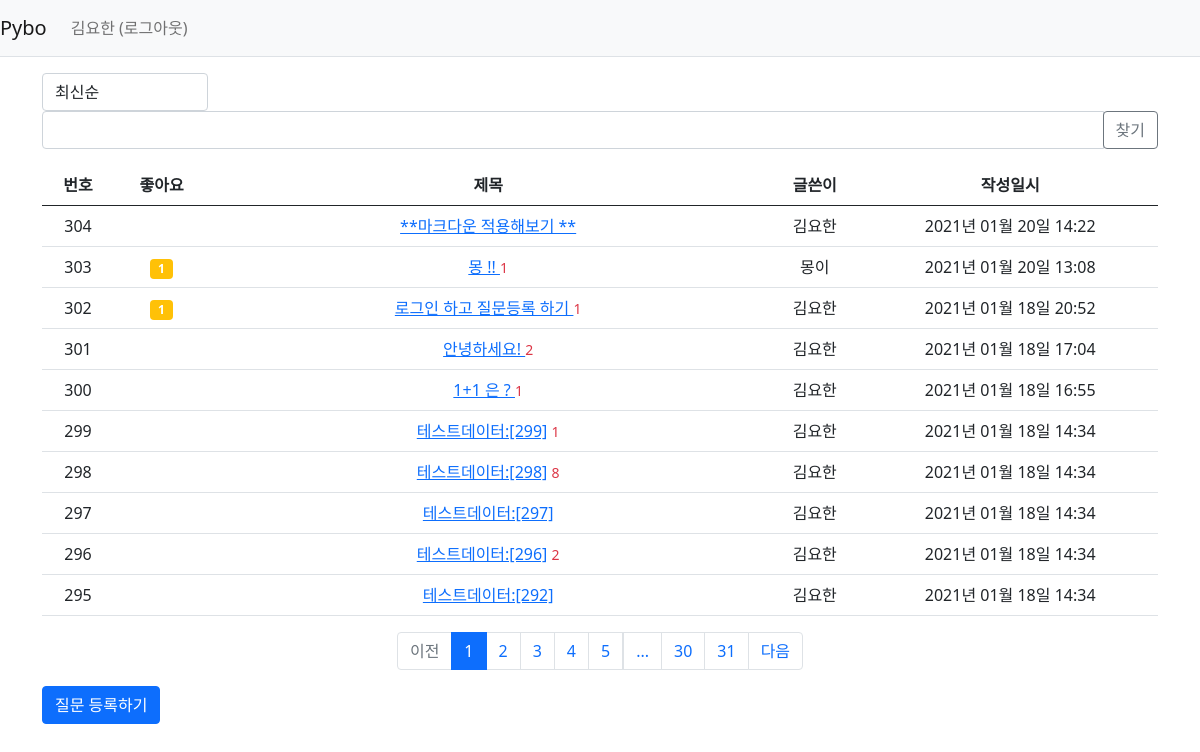
/question/list/ (signed in), run on the app's committed database.
### pybo/models.py (models this page shows)
class User(db.Model):
    id = db.Column(db.Integer, primary_key=True)
    username = db.Column(db.String(150), unique=True, nullable=False)
    password = db.Column(db.String(200), nullable=False)
    email = db.Column(db.String(120), unique=True, nullable=False)

class Question(db.Model):
    id = db.Column(db.Integer, primary_key=True)
    subject = db.Column(db.String(200), nullable=False)
    content = db.Column(db.Text(), nullable=False) # 글자수 제한없음 Text
    create_date = db.Column(db.DateTime(), nullable=False)
    user_id = db.Column(db.Integer, db.ForeignKey(
        'user.id', ondelete='CASCADE'), nullable=False) # server_default='1')
    user = db.relationship('User', backref=db.backref('question_set'))
    modify_date = db.Column(db.DateTime(), nullable=True)
    voter = db.relationship('User', secondary=question_voter, backref=db.backref('question_voter_set'))

### pybo/views/question_views.py (the view, shortened to what this page needs)
@bp.route('/list/')
def _list():
    page = request.args.get('page', type=int, default=1)
    kw = request.args.get('kw', type=str, default='')
    so = request.args.get('so', type=str)
    if so == 'recommend':
        sub_query = db.session.query(
            question_voter.c.question_id, func.count('*').label('num_voter'))\
            .group_by(question_voter.c.question_id).subquery()
        question_list = Question.query \
            .outerjoin(sub_query, Question.id == sub_query.c.question_id)\
            .order_by(sub_query.c.num_voter.desc(), Question.create_date.desc())
    else:
        question_list = Question.query.order_by(Question.create_date.desc())
    question_list = question_list.paginate(page, per_page=10)
    return render_template('questions/question_list.html',
                           question_list=question_list, page=page, kw=kw, so=so)

### pybo/filter.py (called while the page is built)
def format_datetime(value, fmt='%Y년 %m월 %d일 %H:%M'):
    return value.strftime(fmt)

### pybo/views/auth_views.py (called while the page is built)
@bp.before_app_request
def load_logged_in_user():
    user_id = session.get('user_id')
    if user_id is None:
        g.user = None
    else:
        g.user = User.query.get(user_id)

### pybo/templates/questions/question_list.html (shortened to what this page needs)
{% extends 'base.html' %}
{% block content %}
<div class="container my-3">
    <div class="row justify-content-between my-3">
        <div class="col-2">
            <select class="form-control so">
                <option value="recent" {% if so=='recent' %}selected{% endif %}> 최신순</option>
            </select>
        </div>
        <div class="col-4 input-group">
            <input type="text" class="form-control kw" value="{{ kw or ''}}">
            <div class="input-group-append">
                <button class="btn btn-outline-secondary" type="button" id="btn_search"> 찾기 </button>
            </div>
        </div>
    </div>
    <table class="table">
        <thead>
        <tr class="text-center thead-dark">
            <th> 번호 </th>
            <th> 좋아요 </th>
            <th style="width:50%"> 제목 </th>
            <th> 글쓴이 </th>
            <th> 작성일시 </th>
        </tr>
        </thead>
        <tbody>
        {% if question_list %}
        {% for question in question_list.items %}
        <tr  class="text-center">
            <td>{{ question_list.total - ((question_list.page-1) * question_list.per_page) - loop.index0 }}</td>
            <td>
               {% if question.voter|length > 0 %}
                <span class="badge bg-warning px-2 py-1">
                    {{ question.voter|length }}
                </span>
                {% endif %}
            </td>
            <td class="text-left">
                <a href="{{ url_for('question.detail', question_id=question.id)}}">{{ question.subject }}</a>
                {% if question.answer_set|length > 0 %}
                <span class="text-danger small ml-2">{{ question.answer_set|length }}</span>
                {% endif %}
            </td>
            <td> {{ question.user.username }}</td>
            <td>{{ question.create_date|datetime }}</td>
        </tr>
        {% endfor %}
        {% else %}
        <tr>
            <td colspan="3"> 질문이 없습니다. </td>
        </tr>
        {% endif %}
        </tbody>
    </table>
    <ul class="pagination justify-content-center">
        {% if question_list.has_prev %}
        <li class="page-item">
            <a class="page-link" data-page="{{ question_list.prev_num }}" href="#">이전</a>
        </li>
        {% else %}
        <li class="page-item disabled">
            <a class="page-link" tabindex="-1" aria-disabled="true" href="#">이전</a>
        </li>
        {% endif %}
        {% for page_num in question_list.iter_pages() %}
            {% if page_num %}
                {% if page_num != question_list.page %}
                <li class="page-item">
                    <a class="page-link" data-page="{{ page_num }}" href="#"> {{ page_num }}</a>
                </li>
                {% else %}
                <li class="page-item active" aria-current="page">
                    <a class="page-link" href="#">{{ page_num }}</a>
                </li>
                {% endif %}
            {% else %}
                <li class="disabled">
                    <a class="page-link" href="#"> ... </a>
                </li>
            {% endif %}
        {% endfor %}
        {% if question_list.has_next %}
        <li class="page-item">
            <a class="page-link" data-page="{{ question_list.next_num }}" href="#">다음</a>
        </li>
        {% else %}
        <li class="page-item disabled">
            <a class="page-link" tabindex="-1" aria-disabled="true" href="#">다음</a>
        </li>
        {% endif %}
    </ul>
    <a href="{{ url_for('question.create') }}" class="btn btn-primary"> 질문 등록하기 </a>
</div>
{% endblock %}

### pybo/templates/navbar.html (shortened to what this page needs)
<nav class="navbar navbar-expand-lg navbar-light bg-light border-bottom">
    <a class="navbar-brand" href="{{ url_for('main.index') }}"> Pybo</a>
    <div class="collapse navbar-collapse flex-grow-0" id="navbarNav">
        {% if g.user %}
        <ul class="navbar-nav">
            <li class="nav-item">
                <a class="nav-link" href="{{ url_for('auth.logout')}}">{{ g.user.username }} (로그아웃)</a>
            </li>
        </ul>
        {% endif %}
    </div>
</nav>

### data on the page
User: user.username "김요한"
Question: total "304", subject "**마크다운 적용해보기 **", user.username "김요한", create_date "2021년 01월 20일 14:22"
Question: total "303", voter|length "1", subject "몽 !!", answer_set|length "1", user.username "몽이", create_date "2021년 01월 20일 13:08"
Question: total "302", voter|length "1", subject "로그인 하고 질문등록 하기", answer_set|length "1", user.username "김요한", create_date "2021년 01월 18일 20:52"
Question: total "301", subject "안녕하세요!", answer_set|length "2", user.username "김요한", create_date "2021년 01월 18일 17:04"
Question: total "300", subject "1+1 은 ?", answer_set|length "1", user.username "김요한", create_date "2021년 01월 18일 16:55"
Question: total "299", subject "테스트데이터:[299]", answer_set|length "1", user.username "김요한", create_date "2021년 01월 18일 14:34"
Question: total "298", subject "테스트데이터:[298]", answer_set|length "8", user.username "김요한", create_date "2021년 01월 18일 14:34"
Question: total "297", subject "테스트데이터:[297]", user.username "김요한", create_date "2021년 01월 18일 14:34"
Question: total "296", subject "테스트데이터:[296]", answer_set|length "2", user.username "김요한", create_date "2021년 01월 18일 14:34"
Question: total "295", subject "테스트데이터:[292]", user.username "김요한", create_date "2021년 01월 18일 14:34"

### other printed values
{{ page_num }} "1"
{{ page_num }} "2" "3" "4" "5" "30" "31"
